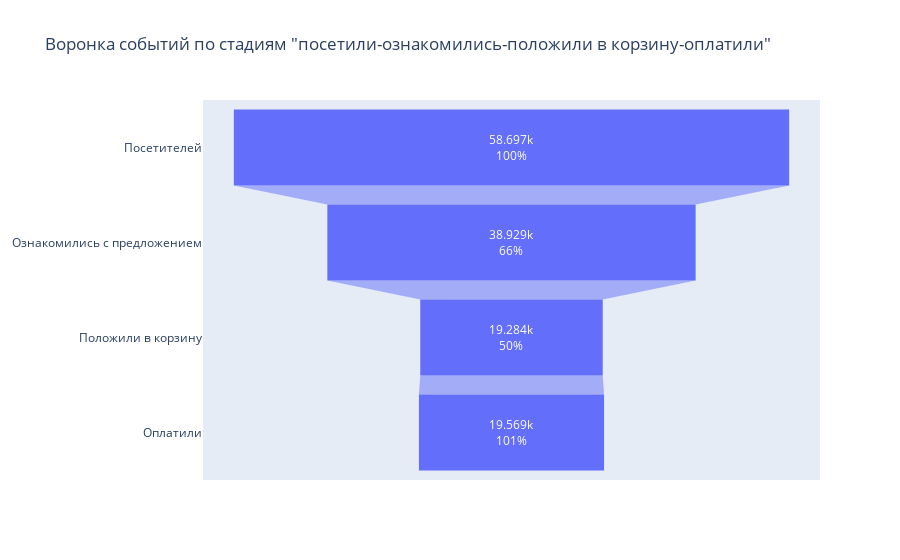

Notebook source saved alongside this figure:
### Markdown cell above
---
__Воронка событий без разделения на группы А и В__

---

### Code cell
#
funnel_plot2(events)

### Figure 1 — Plotly figure (JSON) as saved in the notebook; plotly's stock layout.template omitted (floating-point values rounded to 4 significant figures)
{"data": [{"textinfo": "value+percent previous", "textposition": "inside", "type": "funnel", "x": [58697, 38929, 19284, 19569], "y": ["Посетителей", "Ознакомились с предложением", "Положили в корзину", "Оплатили"]}], "layout": {"title": {"text": "Воронка событий по стадиям \"посетили-ознакомились-положили в корзину-оплатили\""}}}
